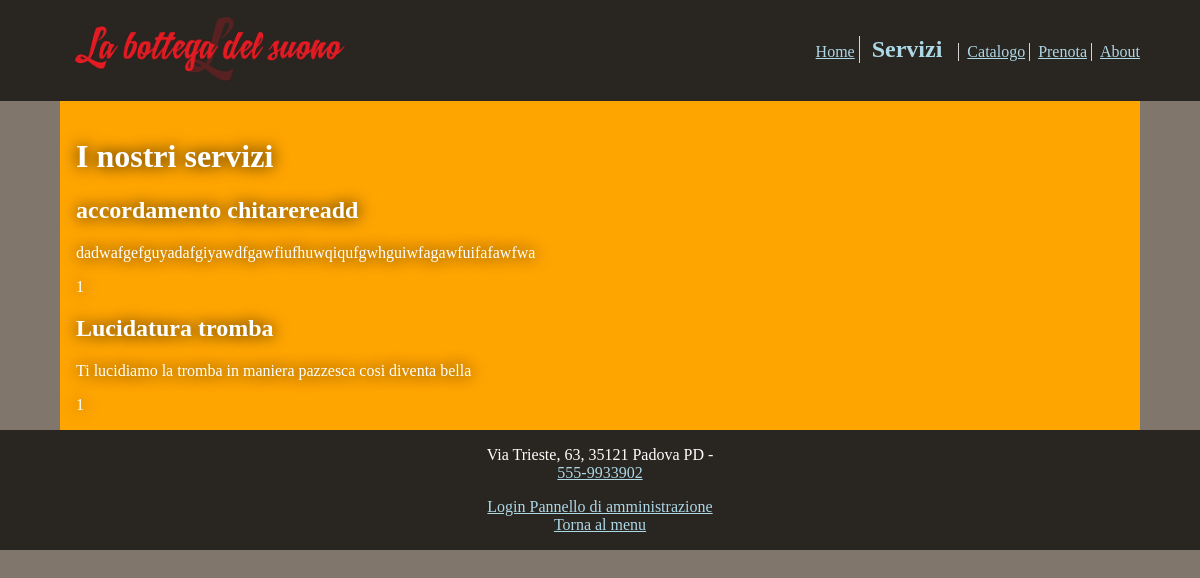
Before: /servizi.php with the older database file.
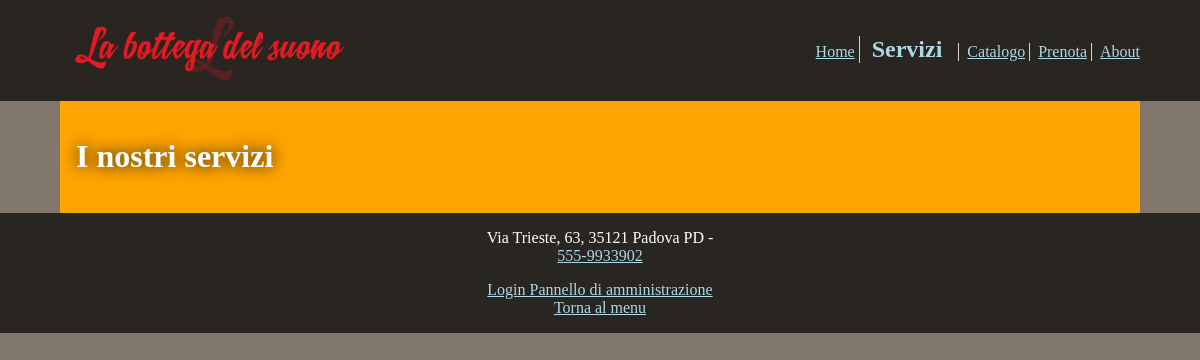
After: the same page with the newer database file.
### tables this page shows
CREATE TABLE `servizi` (
  `id` int(11) NOT NULL,
  `nome` varchar(40) NOT NULL,
  `descrizione` varchar(200) NOT NULL,
  `costo` decimal(10,0) NOT NULL
);

### db_connection.php (called while the page is built, shortened)
<?php
    function connect($db_data){
        $db = new mysqli($db_data['server_name'], $db_data['username'], $db_data['password'], $db_data['name']);
        return $db;
    }
    function getServices($db_data){
        $db = connect($db_data);
        $query = "SELECT * FROM servizi";
        return $db->query($query);
    }
?>

### service_list.php (the view)
<div id="lista-servizi">
<?php
    include_once("db_connection.php");
    $products = getServices($db_data);
    while($row = $products->fetch_assoc()){
?>
    <div class="servizio">
        <h2 class="servizio-nome"><?= $row['nome']; ?></h2>
        <p class="servizio-desc"><?= $row['descrizione']; ?></p>
        <span class="servizio-costo"><?= $row['costo']; ?></span>
    </div>
<?php
    }
?>
</div>

Changed rows visible on the page:
removed servizi: nome "accordamento chitarereadd", descrizione "dadwafgefguyadafgiyawdfgawfiufhuwqiqufgwhguiwfagawfuifafawfwa", costo "1"
removed servizi: nome "Lucidatura tromba", descrizione "Ti lucidiamo la tromba in maniera pazzesca cosi diventa bella", costo "1"
